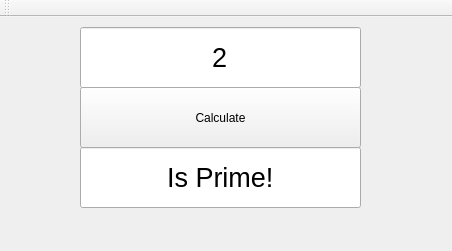
<?xml version="1.0" encoding="UTF-8"?>
<ui version="4.0">
 <class>MainWindow</class>
 <widget class="QMainWindow" name="MainWindow">
  <property name="geometry">
   <rect>
    <x>0</x>
    <y>0</y>
    <width>452</width>
    <height>251</height>
   </rect>
  </property>
  <property name="windowTitle">
   <string>MainWindow</string>
  </property>
  <widget class="QWidget" name="centralWidget">
   <widget class="QLineEdit" name="inputLineEdit">
    <property name="geometry">
     <rect>
      <x>80</x>
      <y>10</y>
      <width>281</width>
      <height>61</height>
     </rect>
    </property>
    <property name="font">
     <font>
      <pointsize>20</pointsize>
     </font>
    </property>
    <property name="text">
     <string>2</string>
    </property>
    <property name="alignment">
     <set>Qt::AlignCenter</set>
    </property>
   </widget>
   <widget class="QLineEdit" name="outputLineEdit">
    <property name="geometry">
     <rect>
      <x>80</x>
      <y>130</y>
      <width>281</width>
      <height>61</height>
     </rect>
    </property>
    <property name="font">
     <font>
      <pointsize>20</pointsize>
     </font>
    </property>
    <property name="text">
     <string>Is Prime!</string>
    </property>
    <property name="alignment">
     <set>Qt::AlignCenter</set>
    </property>
   </widget>
   <widget class="QPushButton" name="calcButton">
    <property name="geometry">
     <rect>
      <x>80</x>
      <y>70</y>
      <width>281</width>
      <height>61</height>
     </rect>
    </property>
    <property name="text">
     <string>Calculate</string>
    </property>
   </widget>
  </widget>
  <widget class="QToolBar" name="mainToolBar">
   <attribute name="toolBarArea">
    <enum>TopToolBarArea</enum>
   </attribute>
   <attribute name="toolBarBreak">
    <bool>false</bool>
   </attribute>
  </widget>
 </widget>
 <layoutdefault spacing="6" margin="11"/>
 <resources/>
 <connections/>
</ui>
